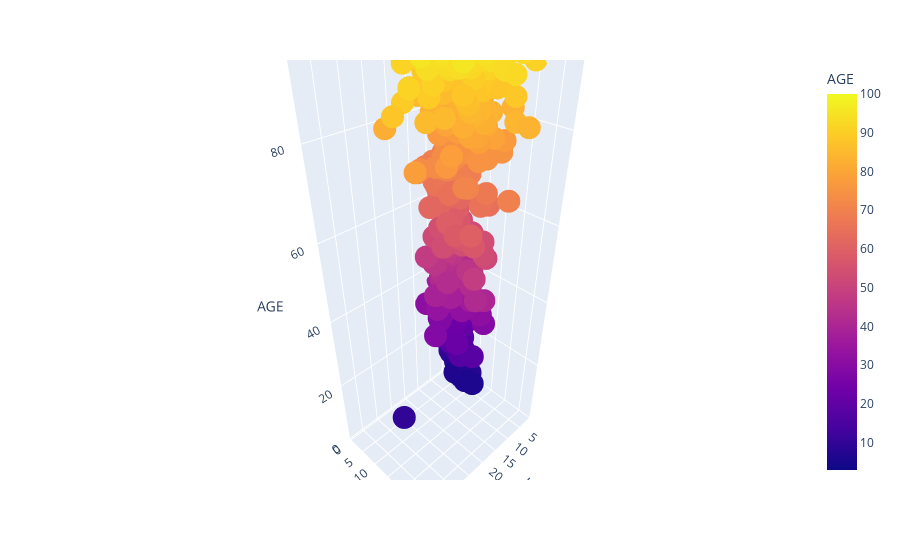

Notebook code for this chart:
### Code cell
px.scatter_3d(house,x='LSTAT',y='INDUS',z='AGE',color='AGE')

### Figure 1 — Plotly figure (JSON) as saved in the notebook; plotly's stock layout.template omitted (floating-point values rounded to 4 significant figures; data arrays with more than 128 entries replaced by an {"elided": "..."} marker saying what was removed)
{"data": [{"hovertemplate": "LSTAT=%{x}<br>INDUS=%{y}<br>AGE=%{marker.color}<extra></extra>", "legendgroup": "", "marker": {"color": {"elided": "506 float values"}, "coloraxis": "coloraxis", "symbol": "circle"}, "mode": "markers", "name": "", "scene": "scene", "showlegend": false, "type": "scatter3d", "x": {"elided": "506 float values"}, "y": {"elided": "506 float values"}, "z": {"elided": "506 float values"}}], "layout": {"coloraxis": {"colorbar": {"title": {"text": "AGE"}}, "colorscale": [[0, "#0d0887"], [0.1111, "#46039f"], [0.2222, "#7201a8"], [0.3333, "#9c179e"], [0.4444, "#bd3786"], [0.5556, "#d8576b"], [0.6667, "#ed7953"], [0.7778, "#fb9f3a"], [0.8889, "#fdca26"], [1, "#f0f921"]]}, "legend": {"tracegroupgap": 0}, "margin": {"t": 60}, "scene": {"domain": {"x": [0, 1], "y": [0, 1]}, "xaxis": {"title": {"text": "LSTAT"}}, "yaxis": {"title": {"text": "INDUS"}}, "zaxis": {"title": {"text": "AGE"}}}}}
